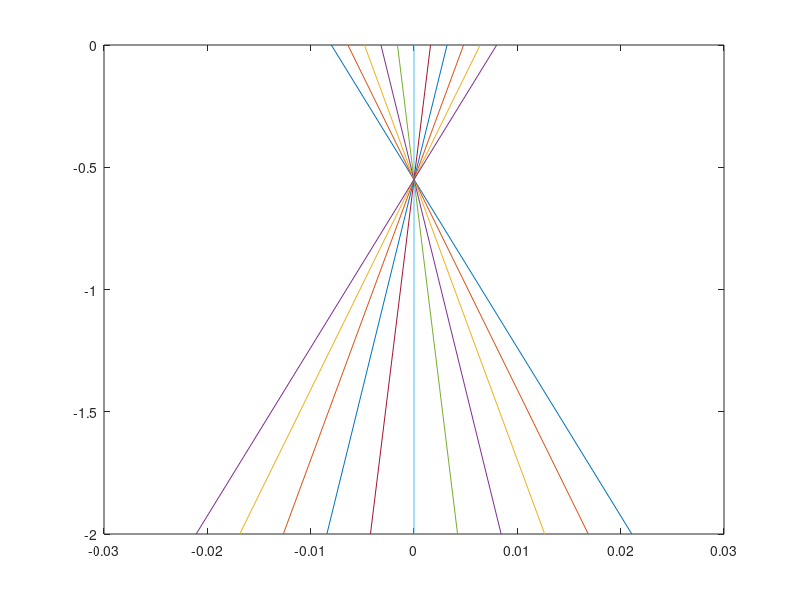

MATLAB code for this plot:
V = 613;
aperture = 16e-3;
scan_time = 20e-6;
spacing = 0.0;
focus = -0.8167;
axial_scan = -39.5;

axial_range = -2;
num_ray = 11;
num_times = 1;
[rays_t, rays_x] = meshgrid(linspace(-scan_time/2, scan_time/2, num_times), linspace(-aperture/2, aperture/2, num_ray));

B = 1 + spacing/2/focus;
w3 = axial_scan / focus / B^3
w4 = - 3 * spacing * B * w3^2
w5 = 15 * spacing^2 / B * w3^3
phase_aod_first = @(t, x) (x - V*t).^2 / 2 / (2 * focus + spacing) + axial_scan / focus * (x - V*t).^3 / 6; % + w4 * (x - V*t).^4 / 24 + w5 * (x - V*t).^5 / 120;
phase_aod_second = @(t, x) (x + V*t).^2 / 2 / (2 * focus) - (x + V*t).^3 / 6 * axial_scan / focus; 

D = 1e-9;
deflect = @(t, x, phase_aod) -(phase_aod(t, x+D) - phase_aod(t, x-D)) ./ (2*D);
propagate = @(k, L) k * L;

rays_k = deflect(rays_t, rays_x, phase_aod_first);
rays_x = rays_x + propagate(rays_k, spacing);
rays_k = rays_k + deflect(rays_t, rays_x, phase_aod_second);

X = [rays_x(:), rays_x(:) + propagate(rays_k(:), axial_range)];
Y = [zeros(num_ray * num_times, 1), zeros(num_ray * num_times, 1) + axial_range];
figure()
plot(X', Y');
